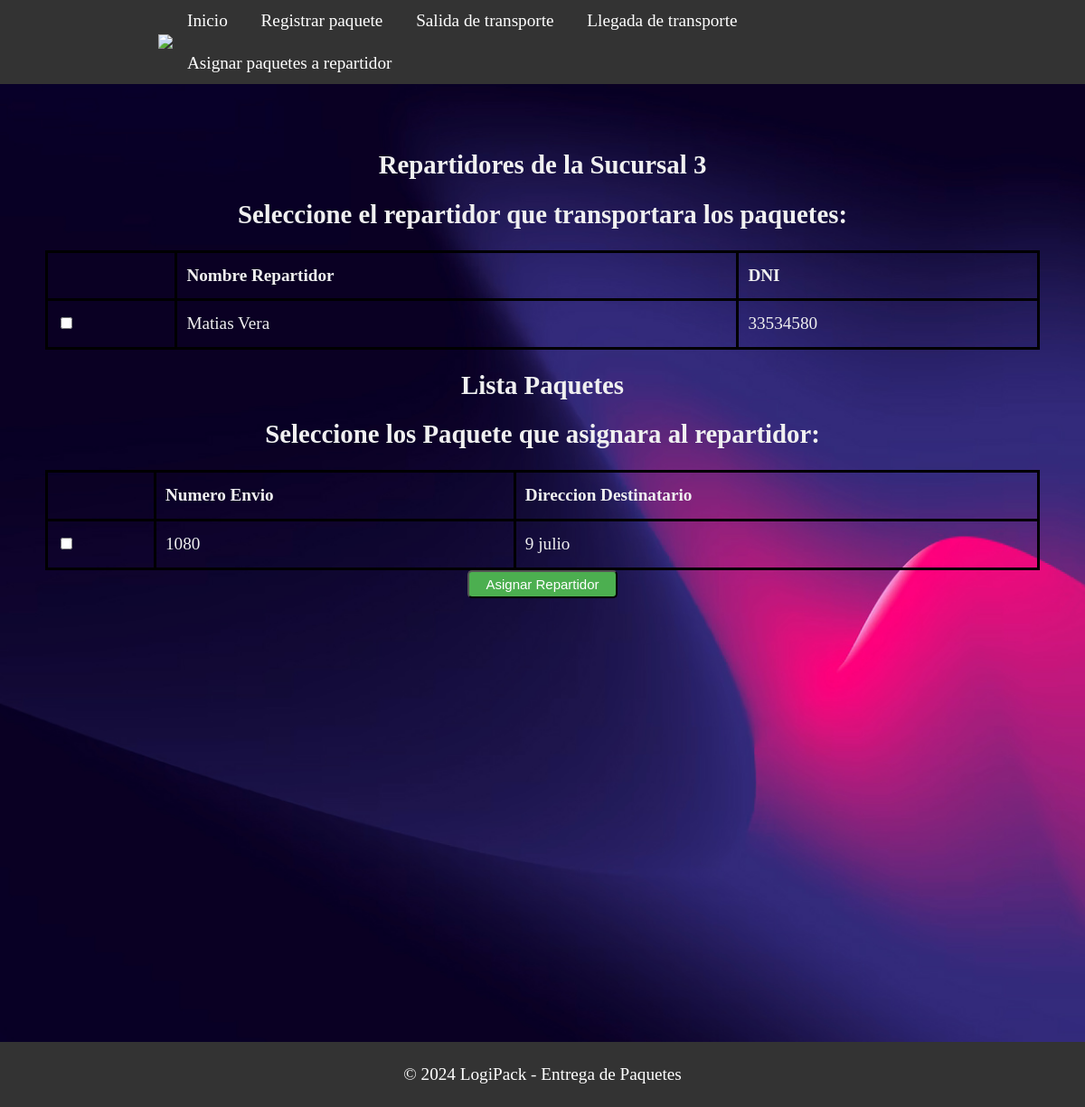
Screenshot of /seleccionar_repartidor/3 with the database file from the repository.
### models.py (models this page shows)
class Repartidor(db.Model):
    __tablename__= 'repartidor'
    id = db.Column(db.Integer,primary_key=True)
    numero = db.Column(db.Integer)
    nombre = db.Column(db.String(80),nullable=False)
    dni = db.Column(db.String(20),nullable=False)
    idsucursal= db.Column(db.Integer,db.ForeignKey('sucursal.id'))
    paquetes =  db.relationship('Paquete', backref='repartidor', cascade="all,delete-orphan")

class Paquete(db.Model):
    __tablename__ = 'paquete'
    id = db.Column(db.Integer,primary_key=True)
    numeroenvio = db.Column(db.String(20),unique=True,nullable=False)
    peso = db.Column(db.String(80),nullable=False)
    nomdestinatario = db.Column(db.String(80),nullable=False)
    dirdestinatario = db.Column(db.String(80),nullable=False)
    entregado =  db.Column(db.String(80),nullable=False)
    observaciones =  db.Column(db.String(80),nullable=False)
    idsucursal= db.Column(db.Integer,db.ForeignKey('sucursal.id'))
    idtransporte= db.Column(db.Integer,db.ForeignKey('transporte.id'))
    idrepartidor= db.Column(db.Integer,db.ForeignKey('repartidor.id'))

### app.py (the view)
@app.route('/seleccionar_repartidor/<int:sucursal_id>')
def seleccionar_repartidor(sucursal_id):
    repartidores = Repartidor.query.filter_by(idsucursal=sucursal_id).all()
    paquetes = Paquete.query.filter_by(entregado=False,idrepartidor=0).all()
    return render_template('despachanteAsignarRepartidor.html', repartidores=repartidores, paquetes=paquetes, sucursal_id=sucursal_id)

### templates/despachanteAsignarRepartidor.html (shortened to what this page needs)
<!DOCTYPE html>
<html>
<head>
    <link rel="stylesheet" type="text/css" href="{{ url_for('static', filename='css/style_sucursales.css') }}">
</head>
<body>
<header class="header">
    <div class="container logo-container">
        <a href="#" class="logo"><img src="{{ url_for('static', filename='img/logo.jpg') }}"></a>
        <nav class="menu">
            <ul>
                <li><a href="{{ url_for('saludo') }}">Inicio</a></li>
                <li><a href="{{ url_for('despachante_registrar_paquete',sucursal_id=sucursal_id) }}">Registrar paquete</a></li>
                <li><a href="{{ url_for('salidaTransporte',sucursal_id=sucursal_id) }}">Salida de transporte</a></li>
                <li><a href="{{ url_for('seleccionar_transporte', sucursal_id=sucursal_id) }}">Llegada de transporte</a></li>
                <li><a href="{{ url_for('seleccionar_repartidor', sucursal_id=sucursal_id) }}">Asignar paquetes a repartidor</a></li>
            </ul>
        </nav>
    </div>
</header>
<section class="section-principal">
    <div class="containerSucursal">
        <h1>Repartidores de la Sucursal  {{sucursal_id}}</h1>
        <h2>Seleccione el repartidor que transportara los paquetes:</h2>
        <form action="{{ url_for('asignar_repartidor') }}" method="POST">
            <table>
                <thead>
                    <tr>
                        <th></th>
                        <th>Nombre Repartidor</th>
                        <th>DNI</th>
                    </tr>
                </thead>
                <tbody>
                    {% for repartidor in repartidores %}
                        <tr>
                            <td>
                                <input type="checkbox" name="repartidores" value="{{ repartidores.numero }}">
                            </td>
                            <td>{{ repartidor.nombre }}</td>
                            <td>{{ repartidor.dni }}</td>
                        </tr>
                    {% endfor %}
                </tbody>
            </table>
            <h1>Lista Paquetes</h1>
            <h2>Seleccione los Paquete que asignara al repartidor:</h2>
            <table>
                <thead>
                    <tr>
                        <th></th>
                        <th>Numero Envio</th>
                        <th>Direccion Destinatario</th>
                    </tr>
                </thead>
                <tbody>
                    {% for paquete in paquetes %}
                        <tr>
                            <td>
                                <input type="checkbox" name="paquetes" value="{{ paquete.numeroenvio }}">
                            </td>
                            <td>{{ paquete.numeroenvio }}</td>
                            <td>{{ paquete.dirdestinatario }}</td>
                        </tr>
                    {% endfor %}
                </tbody>
            </table>
            <button type="submit" class="sesion">Asignar Repartidor</button>
        </form>
    </div>
</section>
<footer>
    <div class="container">
        <p>&copy; 2024 LogiPack - Entrega de Paquetes</p>
    </div>
</footer>
</body>
</html>

### static/css/style_sucursales.css (style rules this page uses)
body { width: 100%; font-family: georgia,times,serif; color: #333; background-image: url('hero-bg.jpg'); background-size: cover; font-size: 1.2rem; line-height: 1.6em; margin: 0; }
.header { background:#333; color:white; }
.header a { color:white; text-decoration:none; }
.menu ul { margin: 0; padding: 0; list-style: none; }
.menu ul li { display: inline-block; }
.menu ul li a { display: block; padding: 0.5rem 1rem; transition: all 0.4s linear; border-radius: 5px; }
.logo { letter-spacing: 15px; font-size:1.3em; }
.logo img { width: 2.2em; }
.logo-container { display: flex; justify-content: space-between; align-items: center; }
.container { max-width: 850px; margin: 0 auto; }
.sesion { display: inline-block; background-color: #4CAF50; color: #fff; padding: 5px 18px; text-decoration: none; font-size: 15px; border-radius: 5px; transition: background-color 0.3s ease; }
table { width: 100%; border-collapse: collapse; }
table, th, td { border: 3px solid black; }
th, td { padding: 10px; text-align: left; }
.section-principal { height: 120vh; padding: 50px; background:tomato; color:rgb(240,240,240); text-align: center; background-image: url('hero-bg.jpg'); background-size: cover; }
footer { background-color: #333; color: #fff; text-align: center; padding: 1px; }

### rows the page displays
Repartidor: nombre "Matias Vera", dni "33534580"
Paquete: numeroenvio "1080", dirdestinatario "9 julio"

### other values shown
{{ sucursal_id }} "3"
